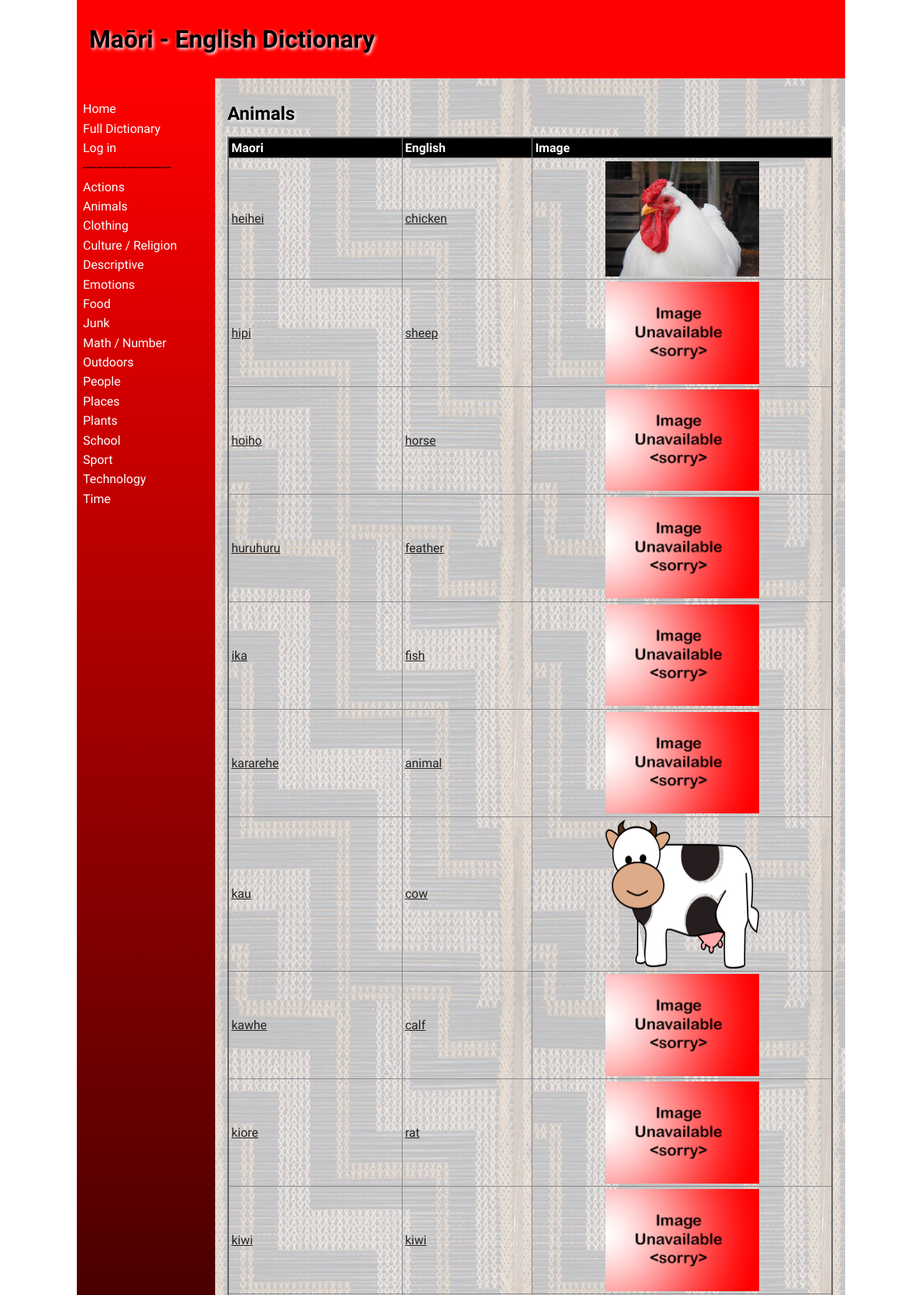
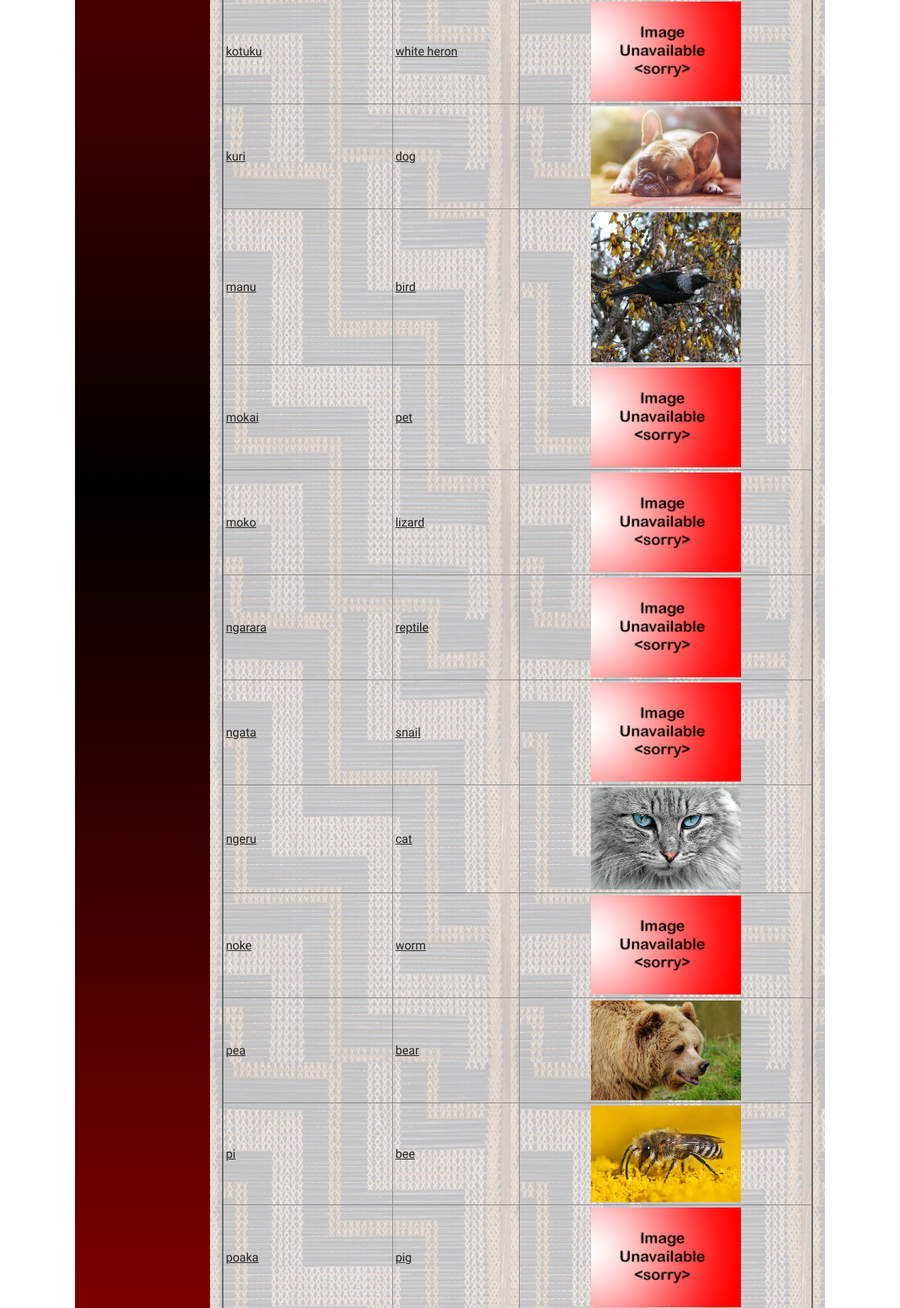
Page /category/2 (upper part) on the committed database (2 pictures, top to bottom).
### tables this page shows
CREATE TABLE "categories"
(
	id integer
		primary key autoincrement,
	category_names varchar(30),
	user_created boolean
);

CREATE TABLE "words"
(
	id integer
		primary key autoincrement,
	user_id integer not null
		references user_details,
	category_id integer
		references categories,
	maori varchar(30),
	english varchar(30),
	definition varchar(200),
	level integer,
	timestamp datetime,
	image varchar(100)
);

### app.py (the view)
@app.route('/category/<cat_id>')
def render_category_page(cat_id):
    con = create_connection(DB_NAME)
    query = "SELECT id, category_names, user_created FROM categories WHERE id = ?"
    cur = con.cursor()
    cur.execute(query, (cat_id,))
    fetched_categories = cur.fetchall()
    query = "SELECT * FROM words WHERE category_id = ? ORDER BY maori ASC"
    cur = con.cursor()
    cur.execute(query, (cat_id,))
    fetched_words = cur.fetchall()
    con.close()
    return render_template('category.html', logged_in=is_logged_in(), category_list=category_list(),
                           category_data=fetched_categories, category_words=fetched_words,
                           teacher_perms=is_teacher())

### app.py (called while the page is built)
def create_connection(db_file):
    try:
        connection = sqlite3.connect(db_file)
        connection.execute('pragma foreign_keys=ON')
        return connection
    except Error as e:
        print(e)
    return None

def is_logged_in():
    if session.get("email") is None:
        print("Not logged in")
        return False
    else:
        print("Logged in")
        return True

def is_teacher():
    if not is_logged_in() or (session.get("teacher") is (None or 0)):
        print("Not teacher logged in")
        return False
    else:
        print("Teacher logged in")
        return True

def category_list():
    con = create_connection(DB_NAME)
    query = "SELECT * FROM categories ORDER BY category_names ASC"
    cur = con.cursor()
    cur.execute(query)
    queried_categories = cur.fetchall()
    con.close()
    return queried_categories

### templates/category.html (shortened to what this page needs)
{% extends 'base.html' %}
{% block main %}
<table class="table">
    <h2>{{ category_data[0][1] }}
    </h2>
    <thead>
        <tr>
            <th>Maori</th>
            <th>English</th>
            <th>Image</th>
        </tr>
    </thead>
    <tbody>
    {% for category_word in category_words %}
    <tr>
        <td><a href="/word/{{ category_word [0] }}">{{ category_word[3] }}</a></td>
        <td><a href="/word/{{ category_word [0] }}">{{ category_word[4] }}</a></td>
        <td><img src="/static/images/{{ category_word [8] }}"></td>
    </tr>
    {% endfor %}
    </tbody>
</table>
{% endblock %}

### templates/base.html (shortened to what this page needs)
<!doctype html>
<html lang="en">
<head>
    <link href="{{ url_for('static', filename='css/style.css') }}" rel="stylesheet">
</head>
<body>
<div id="container">
    <header>
        <h1>Maōri - English Dictionary</h1>
    </header>
    <nav>
        <ul>
            <li><a href="\">Home</a></li>
            <li><a href="/full_dictionary">Full Dictionary</a></li>
            {% if logged_in %}
                {% if teacher_perms %}
        <li>--------------------------</li>
                    <li><a href="/add_category">Add Category</a></li>
                    <li><a href="/add_word">Add Word</a></li>
                {% endif %}
        <li>--------------------------</li>
                <a href="/logout">Log out</a>
            {% else %}
                <li><a href="/login">Log in</a></li>
            {% endif %}
        <li>--------------------------</li>
            {% for category in category_list %}
            <li><a href="/category/{{ category[0] }}">{{ category[1] }}</a></li>
            {% endfor %}
        </ul>
    </nav>
    <main>
        {% block main%}{% endblock %}
    </main>
</div>
</body>
</html>

### static/css/style.css (style rules this page uses)
* { font-family: Comfortaa, sans-serif; margin: 0; padding: 0; box-sizing: border-box; }
#container { display: grid; grid-template-columns: 75px auto; grid-template-areas: 'nav header' 'main main' 'footer footer'; }
header { grid-area: header; background-color: #f00; padding: 1rem; }
nav { grid-area: nav; }
main { grid-area: main; padding: 1rem; background-color: #edd; }
h1, h2, h3, h4 { padding: 1rem 0; font-family: 'Suez One', serif; color: #000; text-shadow: 2px 2px 4px #fff; }
a { color: #222; text-decoration: underline; }
img { width: 100%; }
table { width: 100%; border: 2px solid #666; border-collapse: collapse; }
img { display: block; margin-left: auto; margin-right: auto; height: auto; width:200px; }
th, td { border: 1px solid #888; padding: 0.2rem; text-align: left; }
th { background-color: #000; color: #fff; }
@media only screen and (min-width: 768px) { #container { grid-template-columns: 180px auto; grid-template-areas: 'header header' 'nav main' 'footer footer'; } }
@media only screen and (min-width: 768px) { nav { background: linear-gradient(180deg, rgba(255,0,0,1) 0%, rgba(0, 0, 0, 1) 50%, rgba(255,0,0,1) 100%); padding: 0.5rem; } }
@media only screen and (min-width: 768px) { nav ul { list-style: none; } }
@media only screen and (min-width: 768px) { nav li { padding: 0.2rem 0; } }
@media only screen and (min-width: 768px) { nav a { color: #fff; text-decoration: none; } }
@media only screen and (min-width: 768px) { main { background-image: url('/static/images/poutama.jpg'); } }
@media only screen and (min-width: 1000px) { #container { width: 1000px; margin: auto; } }

### rows in the picture
categories: category_names "Actions"
categories: category_names "Animals"
categories: category_names "Clothing"
categories: category_names "Culture / Religion"
categories: category_names "Descriptive"
categories: category_names "Emotions"
categories: category_names "Food"
categories: category_names "Junk"
categories: category_names "Math / Number"
categories: category_names "Outdoors"
categories: category_names "People"
categories: category_names "Places"
categories: category_names "Plants"
categories: category_names "School"
categories: category_names "Sport"
categories: category_names "Technology"
categories: category_names "Time"
words: maori "heihei", english "chicken", image (picture)
words: maori "hipi", english "sheep", image (placeholder picture)
words: maori "hoiho", english "horse", image (placeholder picture)
words: maori "huruhuru", english "feather", image (placeholder picture)
words: maori "ika", english "fish", image (placeholder picture)
words: maori "kararehe", english "animal", image (placeholder picture)
words: maori "kau", english "cow", image (picture)
words: maori "kawhe", english "calf", image (placeholder picture)
words: maori "kiore", english "rat", image (placeholder picture)
words: maori "kiwi", english "kiwi", image (placeholder picture)
words: maori "kotuku", english "white heron", image (placeholder picture)
words: maori "kuri", english "dog", image (picture)
words: maori "manu", english "bird", image (picture)
words: maori "mokai", english "pet", image (placeholder picture)
words: maori "moko", english "lizard", image (placeholder picture)
words: maori "ngarara", english "reptile", image (placeholder picture)
words: maori "ngata", english "snail", image (placeholder picture)
words: maori "ngeru", english "cat", image (picture)
words: maori "noke", english "worm", image (placeholder picture)
words: maori "pea", english "bear", image (picture)
words: maori "pi", english "bee", image (picture)
words: maori "poaka", english "pig", image (placeholder picture)
